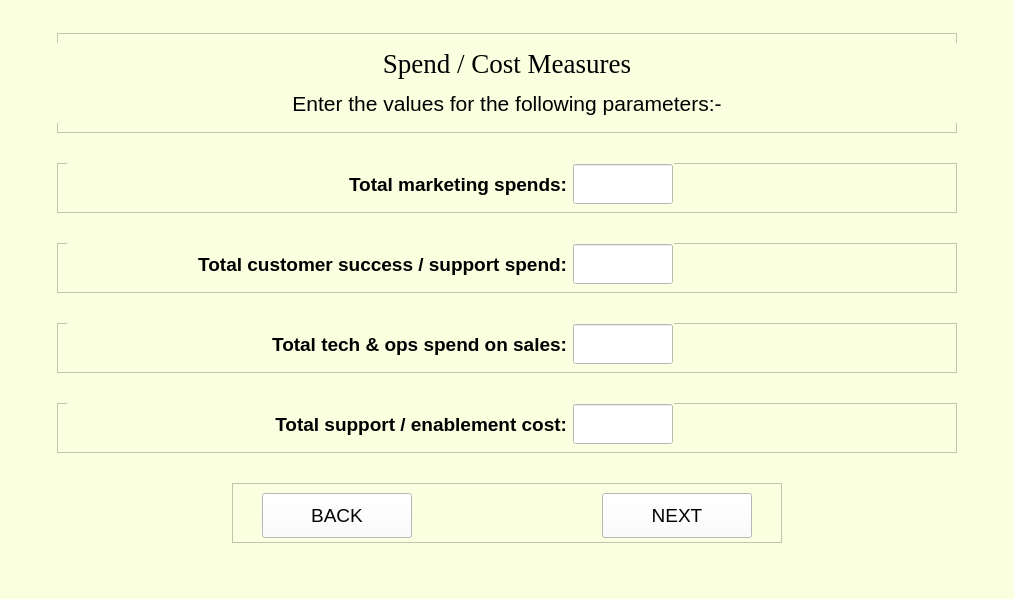
<?xml version="1.0" encoding="UTF-8"?>
<ui version="4.0">
 <class>MainWindow</class>
 <widget class="QMainWindow" name="MainWindow">
  <property name="geometry">
   <rect>
    <x>0</x>
    <y>0</y>
    <width>1014</width>
    <height>599</height>
   </rect>
  </property>
  <property name="sizePolicy">
   <sizepolicy hsizetype="Expanding" vsizetype="Expanding">
    <horstretch>0</horstretch>
    <verstretch>0</verstretch>
   </sizepolicy>
  </property>
  <property name="mouseTracking">
   <bool>false</bool>
  </property>
  <property name="windowTitle">
   <string>MainWindow</string>
  </property>
  <property name="styleSheet">
   <string notr="true">background-color: rgb(250, 255, 224);</string>
  </property>
  <widget class="QWidget" name="centralwidget">
   <layout class="QVBoxLayout" name="verticalLayout">
    <item alignment="Qt::AlignHCenter">
     <widget class="QFrame" name="frame_12">
      <property name="minimumSize">
       <size>
        <width>900</width>
        <height>100</height>
       </size>
      </property>
      <property name="maximumSize">
       <size>
        <width>900</width>
        <height>100</height>
       </size>
      </property>
      <property name="frameShape">
       <enum>QFrame::StyledPanel</enum>
      </property>
      <property name="frameShadow">
       <enum>QFrame::Raised</enum>
      </property>
      <widget class="QLabel" name="heading">
       <property name="geometry">
        <rect>
         <x>0</x>
         <y>10</y>
         <width>900</width>
         <height>40</height>
        </rect>
       </property>
       <property name="sizePolicy">
        <sizepolicy hsizetype="Preferred" vsizetype="Preferred">
         <horstretch>0</horstretch>
         <verstretch>0</verstretch>
        </sizepolicy>
       </property>
       <property name="minimumSize">
        <size>
         <width>900</width>
         <height>40</height>
        </size>
       </property>
       <property name="maximumSize">
        <size>
         <width>16777215</width>
         <height>16777215</height>
        </size>
       </property>
       <property name="font">
        <font>
         <family>Times New Roman</family>
         <pointsize>20</pointsize>
         <weight>50</weight>
         <italic>false</italic>
         <bold>false</bold>
        </font>
       </property>
       <property name="styleSheet">
        <string notr="true"/>
       </property>
       <property name="text">
        <string>Spend / Cost Measures</string>
       </property>
       <property name="alignment">
        <set>Qt::AlignCenter</set>
       </property>
       <property name="wordWrap">
        <bool>false</bool>
       </property>
      </widget>
      <widget class="QLabel" name="label0">
       <property name="geometry">
        <rect>
         <x>0</x>
         <y>50</y>
         <width>900</width>
         <height>40</height>
        </rect>
       </property>
       <property name="sizePolicy">
        <sizepolicy hsizetype="Preferred" vsizetype="Preferred">
         <horstretch>0</horstretch>
         <verstretch>0</verstretch>
        </sizepolicy>
       </property>
       <property name="minimumSize">
        <size>
         <width>900</width>
         <height>40</height>
        </size>
       </property>
       <property name="maximumSize">
        <size>
         <width>16777215</width>
         <height>16777215</height>
        </size>
       </property>
       <property name="font">
        <font>
         <family>Arial</family>
         <pointsize>16</pointsize>
         <weight>50</weight>
         <italic>false</italic>
         <bold>false</bold>
        </font>
       </property>
       <property name="styleSheet">
        <string notr="true"/>
       </property>
       <property name="text">
        <string>Enter the values for the following parameters:-</string>
       </property>
       <property name="alignment">
        <set>Qt::AlignCenter</set>
       </property>
       <property name="wordWrap">
        <bool>false</bool>
       </property>
      </widget>
     </widget>
    </item>
    <item alignment="Qt::AlignHCenter">
     <widget class="QFrame" name="frame_5">
      <property name="minimumSize">
       <size>
        <width>900</width>
        <height>50</height>
       </size>
      </property>
      <property name="maximumSize">
       <size>
        <width>900</width>
        <height>50</height>
       </size>
      </property>
      <property name="frameShape">
       <enum>QFrame::StyledPanel</enum>
      </property>
      <property name="frameShadow">
       <enum>QFrame::Raised</enum>
      </property>
      <widget class="QWidget" name="layoutWidget_2">
       <property name="geometry">
        <rect>
         <x>10</x>
         <y>0</y>
         <width>607</width>
         <height>42</height>
        </rect>
       </property>
       <layout class="QGridLayout" name="gridLayout_5">
        <item row="0" column="0">
         <widget class="QLabel" name="label_marketing_spends">
          <property name="sizePolicy">
           <sizepolicy hsizetype="Preferred" vsizetype="Preferred">
            <horstretch>0</horstretch>
            <verstretch>0</verstretch>
           </sizepolicy>
          </property>
          <property name="minimumSize">
           <size>
            <width>500</width>
            <height>40</height>
           </size>
          </property>
          <property name="maximumSize">
           <size>
            <width>500</width>
            <height>40</height>
           </size>
          </property>
          <property name="font">
           <font>
            <family>Arial</family>
            <pointsize>14</pointsize>
            <weight>75</weight>
            <italic>false</italic>
            <bold>true</bold>
           </font>
          </property>
          <property name="styleSheet">
           <string notr="true"/>
          </property>
          <property name="text">
           <string>Total marketing spends:</string>
          </property>
          <property name="alignment">
           <set>Qt::AlignRight|Qt::AlignTrailing|Qt::AlignVCenter</set>
          </property>
          <property name="wordWrap">
           <bool>false</bool>
          </property>
         </widget>
        </item>
        <item row="0" column="1">
         <widget class="QLineEdit" name="marketing_spends">
          <property name="sizePolicy">
           <sizepolicy hsizetype="Preferred" vsizetype="Preferred">
            <horstretch>0</horstretch>
            <verstretch>0</verstretch>
           </sizepolicy>
          </property>
          <property name="minimumSize">
           <size>
            <width>100</width>
            <height>40</height>
           </size>
          </property>
          <property name="maximumSize">
           <size>
            <width>100</width>
            <height>40</height>
           </size>
          </property>
          <property name="font">
           <font>
            <family>Arial</family>
            <pointsize>12</pointsize>
            <weight>50</weight>
            <italic>false</italic>
            <bold>false</bold>
           </font>
          </property>
          <property name="styleSheet">
           <string notr="true">background-color: rgb(255, 255, 255);</string>
          </property>
          <property name="text">
           <string/>
          </property>
          <property name="alignment">
           <set>Qt::AlignLeading|Qt::AlignLeft|Qt::AlignVCenter</set>
          </property>
         </widget>
        </item>
       </layout>
      </widget>
     </widget>
    </item>
    <item alignment="Qt::AlignHCenter">
     <widget class="QFrame" name="frame">
      <property name="minimumSize">
       <size>
        <width>900</width>
        <height>50</height>
       </size>
      </property>
      <property name="maximumSize">
       <size>
        <width>900</width>
        <height>50</height>
       </size>
      </property>
      <property name="frameShape">
       <enum>QFrame::StyledPanel</enum>
      </property>
      <property name="frameShadow">
       <enum>QFrame::Raised</enum>
      </property>
      <widget class="QWidget" name="layoutWidget_3">
       <property name="geometry">
        <rect>
         <x>10</x>
         <y>0</y>
         <width>607</width>
         <height>42</height>
        </rect>
       </property>
       <layout class="QGridLayout" name="gridLayout_3">
        <item row="0" column="0">
         <widget class="QLabel" name="label_customer_success_support_spend">
          <property name="sizePolicy">
           <sizepolicy hsizetype="Preferred" vsizetype="Preferred">
            <horstretch>0</horstretch>
            <verstretch>0</verstretch>
           </sizepolicy>
          </property>
          <property name="minimumSize">
           <size>
            <width>500</width>
            <height>40</height>
           </size>
          </property>
          <property name="maximumSize">
           <size>
            <width>500</width>
            <height>40</height>
           </size>
          </property>
          <property name="font">
           <font>
            <family>Arial</family>
            <pointsize>14</pointsize>
            <weight>75</weight>
            <italic>false</italic>
            <bold>true</bold>
           </font>
          </property>
          <property name="styleSheet">
           <string notr="true"/>
          </property>
          <property name="text">
           <string>Total customer success / support spend:</string>
          </property>
          <property name="alignment">
           <set>Qt::AlignRight|Qt::AlignTrailing|Qt::AlignVCenter</set>
          </property>
          <property name="wordWrap">
           <bool>false</bool>
          </property>
         </widget>
        </item>
        <item row="0" column="1">
         <widget class="QLineEdit" name="customer_success_support_spend">
          <property name="sizePolicy">
           <sizepolicy hsizetype="Preferred" vsizetype="Preferred">
            <horstretch>0</horstretch>
            <verstretch>0</verstretch>
           </sizepolicy>
          </property>
          <property name="minimumSize">
           <size>
            <width>100</width>
            <height>40</height>
           </size>
          </property>
          <property name="maximumSize">
           <size>
            <width>100</width>
            <height>40</height>
           </size>
          </property>
          <property name="font">
           <font>
            <family>Arial</family>
            <pointsize>12</pointsize>
            <weight>50</weight>
            <italic>false</italic>
            <bold>false</bold>
           </font>
          </property>
          <property name="styleSheet">
           <string notr="true">background-color: rgb(255, 255, 255);</string>
          </property>
          <property name="text">
           <string/>
          </property>
          <property name="alignment">
           <set>Qt::AlignLeading|Qt::AlignLeft|Qt::AlignVCenter</set>
          </property>
         </widget>
        </item>
       </layout>
      </widget>
     </widget>
    </item>
    <item alignment="Qt::AlignHCenter">
     <widget class="QFrame" name="frame_6">
      <property name="minimumSize">
       <size>
        <width>900</width>
        <height>50</height>
       </size>
      </property>
      <property name="maximumSize">
       <size>
        <width>900</width>
        <height>50</height>
       </size>
      </property>
      <property name="frameShape">
       <enum>QFrame::StyledPanel</enum>
      </property>
      <property name="frameShadow">
       <enum>QFrame::Raised</enum>
      </property>
      <widget class="QWidget" name="layoutWidget_4">
       <property name="geometry">
        <rect>
         <x>10</x>
         <y>0</y>
         <width>607</width>
         <height>42</height>
        </rect>
       </property>
       <layout class="QGridLayout" name="gridLayout_7">
        <item row="0" column="0">
         <widget class="QLabel" name="label_tech_and_ops_spends">
          <property name="sizePolicy">
           <sizepolicy hsizetype="Preferred" vsizetype="Preferred">
            <horstretch>0</horstretch>
            <verstretch>0</verstretch>
           </sizepolicy>
          </property>
          <property name="minimumSize">
           <size>
            <width>500</width>
            <height>40</height>
           </size>
          </property>
          <property name="maximumSize">
           <size>
            <width>500</width>
            <height>40</height>
           </size>
          </property>
          <property name="font">
           <font>
            <family>Arial</family>
            <pointsize>14</pointsize>
            <weight>75</weight>
            <italic>false</italic>
            <bold>true</bold>
           </font>
          </property>
          <property name="styleSheet">
           <string notr="true"/>
          </property>
          <property name="text">
           <string>Total tech &amp; ops spend on sales:</string>
          </property>
          <property name="alignment">
           <set>Qt::AlignRight|Qt::AlignTrailing|Qt::AlignVCenter</set>
          </property>
          <property name="wordWrap">
           <bool>false</bool>
          </property>
         </widget>
        </item>
        <item row="0" column="1">
         <widget class="QLineEdit" name="tech_and_ops_spends">
          <property name="sizePolicy">
           <sizepolicy hsizetype="Preferred" vsizetype="Preferred">
            <horstretch>0</horstretch>
            <verstretch>0</verstretch>
           </sizepolicy>
          </property>
          <property name="minimumSize">
           <size>
            <width>100</width>
            <height>40</height>
           </size>
          </property>
          <property name="maximumSize">
           <size>
            <width>100</width>
            <height>40</height>
           </size>
          </property>
          <property name="font">
           <font>
            <family>Arial</family>
            <pointsize>12</pointsize>
            <weight>50</weight>
            <italic>false</italic>
            <bold>false</bold>
           </font>
          </property>
          <property name="styleSheet">
           <string notr="true">background-color: rgb(255, 255, 255);</string>
          </property>
          <property name="text">
           <string/>
          </property>
          <property name="alignment">
           <set>Qt::AlignLeading|Qt::AlignLeft|Qt::AlignVCenter</set>
          </property>
         </widget>
        </item>
       </layout>
      </widget>
     </widget>
    </item>
    <item alignment="Qt::AlignHCenter">
     <widget class="QFrame" name="frame_2">
      <property name="minimumSize">
       <size>
        <width>900</width>
        <height>50</height>
       </size>
      </property>
      <property name="maximumSize">
       <size>
        <width>900</width>
        <height>50</height>
       </size>
      </property>
      <property name="frameShape">
       <enum>QFrame::StyledPanel</enum>
      </property>
      <property name="frameShadow">
       <enum>QFrame::Raised</enum>
      </property>
      <widget class="QWidget" name="layoutWidget">
       <property name="geometry">
        <rect>
         <x>10</x>
         <y>0</y>
         <width>607</width>
         <height>42</height>
        </rect>
       </property>
       <layout class="QGridLayout" name="gridLayout_2">
        <item row="0" column="0">
         <widget class="QLabel" name="label_support_enablement_cost">
          <property name="sizePolicy">
           <sizepolicy hsizetype="Preferred" vsizetype="Preferred">
            <horstretch>0</horstretch>
            <verstretch>0</verstretch>
           </sizepolicy>
          </property>
          <property name="minimumSize">
           <size>
            <width>500</width>
            <height>40</height>
           </size>
          </property>
          <property name="maximumSize">
           <size>
            <width>500</width>
            <height>40</height>
           </size>
          </property>
          <property name="font">
           <font>
            <family>Arial</family>
            <pointsize>14</pointsize>
            <weight>75</weight>
            <italic>false</italic>
            <bold>true</bold>
           </font>
          </property>
          <property name="styleSheet">
           <string notr="true"/>
          </property>
          <property name="text">
           <string>Total support / enablement cost:</string>
          </property>
          <property name="alignment">
           <set>Qt::AlignRight|Qt::AlignTrailing|Qt::AlignVCenter</set>
          </property>
          <property name="wordWrap">
           <bool>false</bool>
          </property>
         </widget>
        </item>
        <item row="0" column="1">
         <widget class="QLineEdit" name="support_enablement_cost">
          <property name="sizePolicy">
           <sizepolicy hsizetype="Preferred" vsizetype="Preferred">
            <horstretch>0</horstretch>
            <verstretch>0</verstretch>
           </sizepolicy>
          </property>
          <property name="minimumSize">
           <size>
            <width>100</width>
            <height>40</height>
           </size>
          </property>
          <property name="maximumSize">
           <size>
            <width>100</width>
            <height>40</height>
           </size>
          </property>
          <property name="font">
           <font>
            <family>Arial</family>
            <pointsize>12</pointsize>
            <weight>50</weight>
            <italic>false</italic>
            <bold>false</bold>
           </font>
          </property>
          <property name="styleSheet">
           <string notr="true">background-color: rgb(255, 255, 255);</string>
          </property>
          <property name="text">
           <string/>
          </property>
          <property name="alignment">
           <set>Qt::AlignLeading|Qt::AlignLeft|Qt::AlignVCenter</set>
          </property>
         </widget>
        </item>
       </layout>
      </widget>
     </widget>
    </item>
    <item alignment="Qt::AlignHCenter">
     <widget class="QFrame" name="frame_9">
      <property name="minimumSize">
       <size>
        <width>550</width>
        <height>60</height>
       </size>
      </property>
      <property name="maximumSize">
       <size>
        <width>550</width>
        <height>60</height>
       </size>
      </property>
      <property name="frameShape">
       <enum>QFrame::StyledPanel</enum>
      </property>
      <property name="frameShadow">
       <enum>QFrame::Raised</enum>
      </property>
      <widget class="QPushButton" name="nextButton">
       <property name="enabled">
        <bool>true</bool>
       </property>
       <property name="geometry">
        <rect>
         <x>370</x>
         <y>10</y>
         <width>150</width>
         <height>45</height>
        </rect>
       </property>
       <property name="sizePolicy">
        <sizepolicy hsizetype="Preferred" vsizetype="Preferred">
         <horstretch>0</horstretch>
         <verstretch>0</verstretch>
        </sizepolicy>
       </property>
       <property name="minimumSize">
        <size>
         <width>150</width>
         <height>45</height>
        </size>
       </property>
       <property name="maximumSize">
        <size>
         <width>150</width>
         <height>45</height>
        </size>
       </property>
       <property name="palette">
        <palette>
         <active>
          <colorrole role="Button">
           <brush brushstyle="SolidPattern">
            <color alpha="255">
             <red>255</red>
             <green>255</green>
             <blue>255</blue>
            </color>
           </brush>
          </colorrole>
          <colorrole role="Base">
           <brush brushstyle="SolidPattern">
            <color alpha="255">
             <red>255</red>
             <green>255</green>
             <blue>255</blue>
            </color>
           </brush>
          </colorrole>
          <colorrole role="Window">
           <brush brushstyle="SolidPattern">
            <color alpha="255">
             <red>255</red>
             <green>255</green>
             <blue>255</blue>
            </color>
           </brush>
          </colorrole>
          <colorrole role="Link">
           <brush brushstyle="SolidPattern">
            <color alpha="255">
             <red>6</red>
             <green>22</green>
             <blue>255</blue>
            </color>
           </brush>
          </colorrole>
         </active>
         <inactive>
          <colorrole role="Button">
           <brush brushstyle="SolidPattern">
            <color alpha="255">
             <red>255</red>
             <green>255</green>
             <blue>255</blue>
            </color>
           </brush>
          </colorrole>
          <colorrole role="Base">
           <brush brushstyle="SolidPattern">
            <color alpha="255">
             <red>255</red>
             <green>255</green>
             <blue>255</blue>
            </color>
           </brush>
          </colorrole>
          <colorrole role="Window">
           <brush brushstyle="SolidPattern">
            <color alpha="255">
             <red>255</red>
             <green>255</green>
             <blue>255</blue>
            </color>
           </brush>
          </colorrole>
          <colorrole role="Link">
           <brush brushstyle="SolidPattern">
            <color alpha="255">
             <red>6</red>
             <green>22</green>
             <blue>255</blue>
            </color>
           </brush>
          </colorrole>
         </inactive>
         <disabled>
          <colorrole role="Button">
           <brush brushstyle="SolidPattern">
            <color alpha="255">
             <red>255</red>
             <green>255</green>
             <blue>255</blue>
            </color>
           </brush>
          </colorrole>
          <colorrole role="Base">
           <brush brushstyle="SolidPattern">
            <color alpha="255">
             <red>255</red>
             <green>255</green>
             <blue>255</blue>
            </color>
           </brush>
          </colorrole>
          <colorrole role="Window">
           <brush brushstyle="SolidPattern">
            <color alpha="255">
             <red>255</red>
             <green>255</green>
             <blue>255</blue>
            </color>
           </brush>
          </colorrole>
          <colorrole role="Link">
           <brush brushstyle="SolidPattern">
            <color alpha="255">
             <red>6</red>
             <green>22</green>
             <blue>255</blue>
            </color>
           </brush>
          </colorrole>
         </disabled>
        </palette>
       </property>
       <property name="font">
        <font>
         <family>Arial</family>
         <pointsize>14</pointsize>
        </font>
       </property>
       <property name="mouseTracking">
        <bool>false</bool>
       </property>
       <property name="acceptDrops">
        <bool>true</bool>
       </property>
       <property name="autoFillBackground">
        <bool>false</bool>
       </property>
       <property name="styleSheet">
        <string notr="true">background-color:rgb(255, 255, 255)</string>
       </property>
       <property name="text">
        <string>NEXT</string>
       </property>
       <property name="checkable">
        <bool>false</bool>
       </property>
       <property name="autoExclusive">
        <bool>false</bool>
       </property>
       <property name="autoDefault">
        <bool>true</bool>
       </property>
       <property name="default">
        <bool>false</bool>
       </property>
       <property name="flat">
        <bool>false</bool>
       </property>
      </widget>
      <widget class="QPushButton" name="backButton">
       <property name="geometry">
        <rect>
         <x>30</x>
         <y>10</y>
         <width>150</width>
         <height>45</height>
        </rect>
       </property>
       <property name="sizePolicy">
        <sizepolicy hsizetype="Preferred" vsizetype="Preferred">
         <horstretch>0</horstretch>
         <verstretch>0</verstretch>
        </sizepolicy>
       </property>
       <property name="minimumSize">
        <size>
         <width>150</width>
         <height>45</height>
        </size>
       </property>
       <property name="maximumSize">
        <size>
         <width>150</width>
         <height>45</height>
        </size>
       </property>
       <property name="font">
        <font>
         <family>Arial</family>
         <pointsize>14</pointsize>
        </font>
       </property>
       <property name="styleSheet">
        <string notr="true">background-color:rgb(255, 255, 255)</string>
       </property>
       <property name="text">
        <string>BACK</string>
       </property>
      </widget>
     </widget>
    </item>
   </layout>
  </widget>
  <widget class="QMenuBar" name="menubar">
   <property name="geometry">
    <rect>
     <x>0</x>
     <y>0</y>
     <width>1014</width>
     <height>21</height>
    </rect>
   </property>
  </widget>
  <widget class="QStatusBar" name="statusbar"/>
 </widget>
 <resources/>
 <connections/>
</ui>
